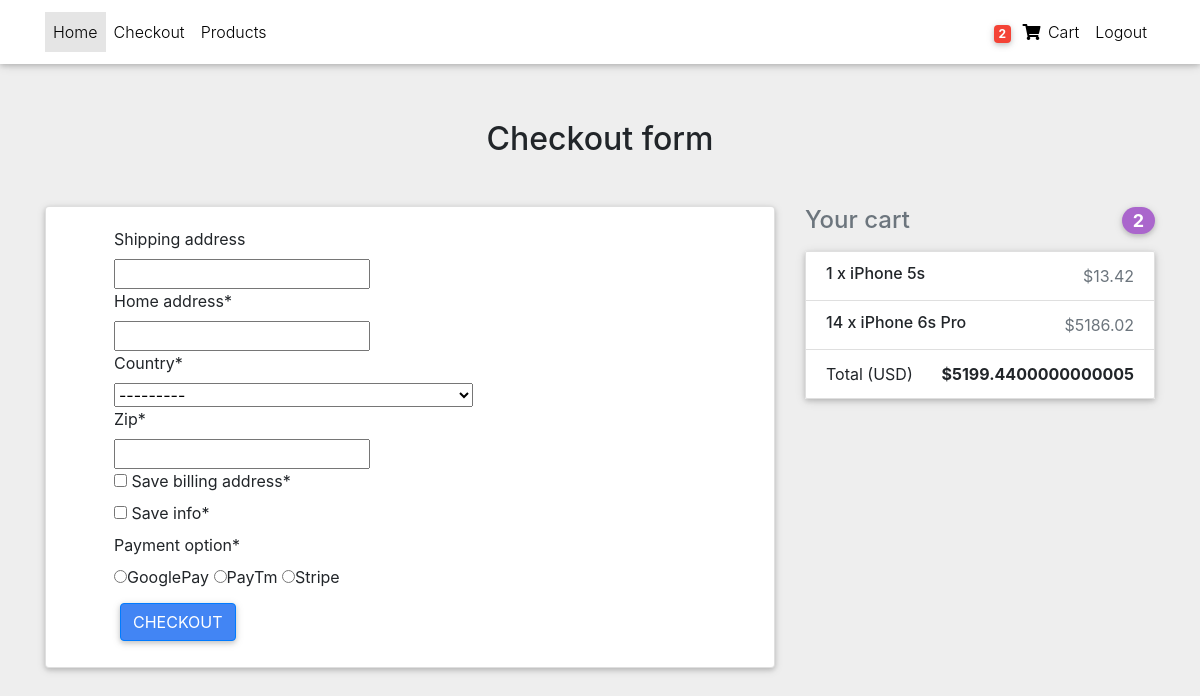
The page /checkouts/ (signed in) on the database as committed earlier.
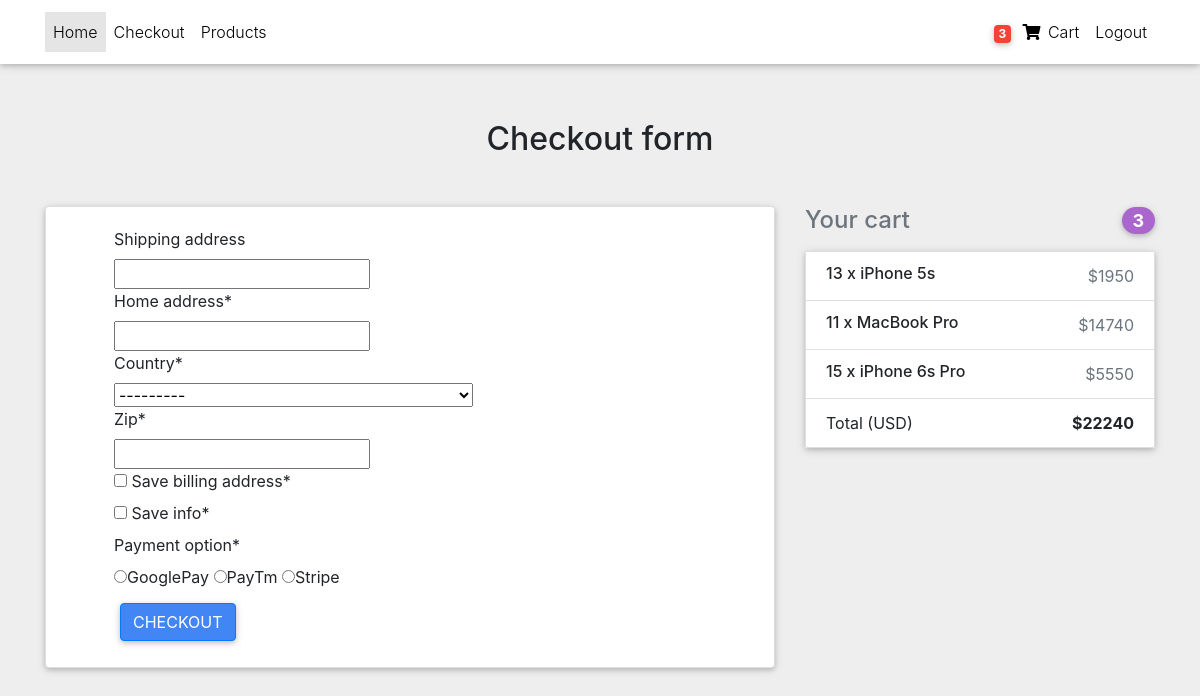
The same page on the database as committed later.
### core/models.py (models this page shows, shortened)
class Order(models.Model):
    user=models.ForeignKey(settings.AUTH_USER_MODEL, on_delete=models.CASCADE)
    ordered=models.BooleanField(default=False)
    items=models.ManyToManyField(OrderItem)
    start_date=models.DateTimeField(auto_now_add=True)
    ordered_date=models.DateTimeField()
    billing_address = models.ForeignKey(
        BillingAddress, on_delete=models.SET_NULL, blank=True, null=True)
    payment = models.ForeignKey(
        Payment, on_delete=models.SET_NULL, blank=True, null=True)
    def get_total_amount(self):
        total=0
        for i in self.items.all():
            total+=i.get_final_price()
        return total

class OrderItem(models.Model):
    user=models.ForeignKey(settings.AUTH_USER_MODEL, on_delete=models.CASCADE,blank=True,null=True)
    ordered = models.BooleanField(default=False)
    item=models.ForeignKey(Item,on_delete=models.CASCADE)
    quantity=models.IntegerField(default=1)
    def get_total_order_price(self):
        return self.quantity * self.item.price
    def get_final_price(self):
        if self.item.price:
            return self.get_total_order_price()
        return self.get_total_discount_price()

class Item(models.Model):
    title=models.CharField(max_length=100)
    price=models.IntegerField()
    discount_price=models.IntegerField(blank=True,null=True)
    category=models.CharField(choices=CATEGORY_CHOICES,max_length=2 ,null=True,blank=True)
    """  In template you have to use {{ i.get_category_display }}  ==> Shirt  If   {{ i.category }} ===> S """
    label=models.CharField(choices=LABEL_CHOICES,default='P',max_length=1,null=True,blank=True)
    """  In template you have to use {{ i.get_label_display }}  ==> primary  If   {{ i.label }} ===> P """
    slug=models.SlugField()
    desc=models.TextField(default="THis is desc ",max_length=500)

### core/views.py (the view, shortened to what this page needs)
# urls.py: path('checkouts/',CheckoutView.as_view(),name='checkouts'),
class CheckoutView(View):
    def get(self,*args,**kwargs):
        form=CheckoutForm()
        order=Order.objects.get(user=self.request.user,ordered=False)
        context={
            'order':order,
            'form':form
        }
        return render(self.request,'core/checkout-page.html',context)

### core/forms.py
class CheckoutForm(forms.Form):
    shipping_address = forms.CharField(required=False)
    home_address = forms.CharField(required=True)
    country= CountryField(blank_label='(Select Country)').formfield()
    zip=forms.IntegerField(max_value=1000000)
    save_billing_address=forms.BooleanField(widget=forms.CheckboxInput)
    save_info=forms.BooleanField(widget=forms.CheckboxInput)
    payment_option=forms.ChoiceField(widget=forms.RadioSelect,
                                      choices=PAYMENT_CHOICES)

### core/templatetags/cart_template_tags.py (called while the page is built)
@register.filter
def cart_item_count(user):
    if user.is_authenticated:
        qs_cart=Order.objects.filter(user=user,ordered=False)   # ordered is false because we are not shwingthem their previus ordered items
        if qs_cart.exists():
            return qs_cart[0].items.count()
    return 0

### core/templates/core/checkout-page.html (shortened to what this page needs)
{% extends 'core/base.html' %}
{% block body %}
{% load crispy_forms_tags %}
<body class="grey lighten-3">
  <main class="">
    <div class="container wow fadeIn">
      <h2 class="my-5 h2 text-center">Checkout form</h2>
      <div class="row">
        <div class="col-md-8 mb-4">
          <div class="card">
            <form method="POST" class="card-body ml-5">
              {{ form|crispy }}
              <button class="btn btn-primary" type="submit">Checkout</button>
            </form>
          </div>
        </div>
        <div class="col-md-4 mb-4">
          <h4 class="d-flex justify-content-between align-items-center mb-3">
            <span class="text-muted">Your cart</span>
            <span class="badge badge-secondary badge-pill">{{ order.items.count }}</span>
          </h4>
      <ul class="list-group mb-3 z-depth-1">
        {% for order_item in order.items.all %}
          <li class="list-group-item d-flex justify-content-between lh-condensed">
              <div>
              <h6 class="my-0">{{ order_item.quantity }} x {{ order_item.item.title}}</h6>
              </div>
              <span class="text-muted">${{ order_item.get_final_price }}</span>
          </li>
        {% endfor %}
            <li class="list-group-item d-flex justify-content-between">
                <span>Total (USD)</span>
                <strong>${{ order.get_total_amount }}</strong>
            </li>
            </ul>
        </div>
      </div>
      </div>
  </main>
</body>
{% endblock body %}

### core/templates/core/header.html (shortened to what this page needs)
{% load cart_template_tags %}
  <nav class="navbar fixed-top navbar-expand-lg navbar-light white scrolling-navbar">
    <div class="container">
      <div class="collapse navbar-collapse" id="navbarSupportedContent">
        <ul class="navbar-nav mr-auto">
          <li class="nav-item active">
            <a class="nav-link waves-effect" href="{% url 'index' %}">Home
            </a>
          </li>
          <li class="nav-item">
            <a class="nav-link waves-effect" href="{% url 'checkouts'%}" target="_blank">Checkout</a>
          </li>
          <li class="nav-item">
            <a class="nav-link waves-effect" href="#"
              target="_blank">Products</a>
          </li>
        </ul>
        <ul class="navbar-nav nav-flex-icons">
          {% if request.user.is_authenticated %}
          <li class="nav-item">
            <a href="{% url 'order_summary' %}" class="nav-link waves-effect">
              <span class="badge red z-depth-1 mr-1"> {{ request.user|cart_item_count }} </span>
              <i class="fas fa-shopping-cart"></i>
              <span class="clearfix d-none d-sm-inline-block"> Cart </span>
            </a>
          </li>
          <li class="nav-item">
            <a class="nav-link waves-effect" href="{% url 'account_logout' %}">
              <span class="clearfix d-none d-sm-inline-block"> Logout </span>
            </a>
          </li>
          {% endif %}
        </ul>
      </div>
    </div>
  </nav>

Rows that differ between the two databases and show on the page:
changed through a linked row, Order: items.count "2" → "3"; get_total_amount "5199.4400000000005" → "22240"
changed OrderItem "iPhone 5s": quantity "1" → "13"; get_final_price "13.42" → "1950"
now on this page (row edited): OrderItem: quantity "11", item "MacBook Pro", get_final_price "14740"
changed OrderItem "iPhone 6s Pro": quantity "14" → "15"; get_final_price "5186.02" → "5550"
Other text that changed with them:
{{ request.user|cart_item_count }}: "2" → "3"
